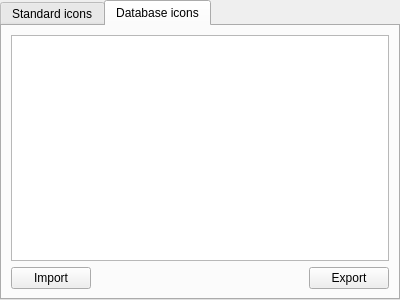
<?xml version="1.0" encoding="UTF-8"?>
<ui version="4.0">
 <class>IconsEditor</class>
 <widget class="QTabWidget" name="IconsEditor">
  <property name="geometry">
   <rect>
    <x>0</x>
    <y>0</y>
    <width>400</width>
    <height>300</height>
   </rect>
  </property>
  <property name="windowTitle">
   <string>TabWidget</string>
  </property>
  <property name="currentIndex">
   <number>1</number>
  </property>
  <widget class="QWidget" name="tab">
   <attribute name="title">
    <string>Standard icons</string>
   </attribute>
   <layout class="QVBoxLayout" name="verticalLayout_2">
    <item>
     <widget class="QListView" name="standardIconView">
      <property name="editTriggers">
       <set>QAbstractItemView::NoEditTriggers</set>
      </property>
      <property name="showDropIndicator" stdset="0">
       <bool>false</bool>
      </property>
      <property name="dragDropMode">
       <enum>QAbstractItemView::NoDragDrop</enum>
      </property>
      <property name="movement">
       <enum>QListView::Static</enum>
      </property>
      <property name="isWrapping" stdset="0">
       <bool>true</bool>
      </property>
      <property name="spacing">
       <number>5</number>
      </property>
      <property name="viewMode">
       <enum>QListView::IconMode</enum>
      </property>
     </widget>
    </item>
   </layout>
  </widget>
  <widget class="QWidget" name="tab1">
   <attribute name="title">
    <string>Database icons</string>
   </attribute>
   <layout class="QVBoxLayout" name="verticalLayout">
    <item>
     <widget class="QListView" name="databaseIconView">
      <property name="editTriggers">
       <set>QAbstractItemView::NoEditTriggers</set>
      </property>
      <property name="showDropIndicator" stdset="0">
       <bool>false</bool>
      </property>
      <property name="dragDropMode">
       <enum>QAbstractItemView::NoDragDrop</enum>
      </property>
      <property name="movement">
       <enum>QListView::Static</enum>
      </property>
      <property name="isWrapping" stdset="0">
       <bool>true</bool>
      </property>
      <property name="spacing">
       <number>5</number>
      </property>
      <property name="viewMode">
       <enum>QListView::IconMode</enum>
      </property>
     </widget>
    </item>
    <item>
     <layout class="QHBoxLayout" name="horizontalLayout">
      <item>
       <widget class="QPushButton" name="importButton">
        <property name="text">
         <string>Import</string>
        </property>
       </widget>
      </item>
      <item>
       <spacer name="horizontalSpacer">
        <property name="orientation">
         <enum>Qt::Horizontal</enum>
        </property>
        <property name="sizeHint" stdset="0">
         <size>
          <width>40</width>
          <height>20</height>
         </size>
        </property>
       </spacer>
      </item>
      <item>
       <widget class="QPushButton" name="exportButton">
        <property name="text">
         <string>Export</string>
        </property>
       </widget>
      </item>
     </layout>
    </item>
   </layout>
  </widget>
 </widget>
 <resources/>
 <connections/>
</ui>
